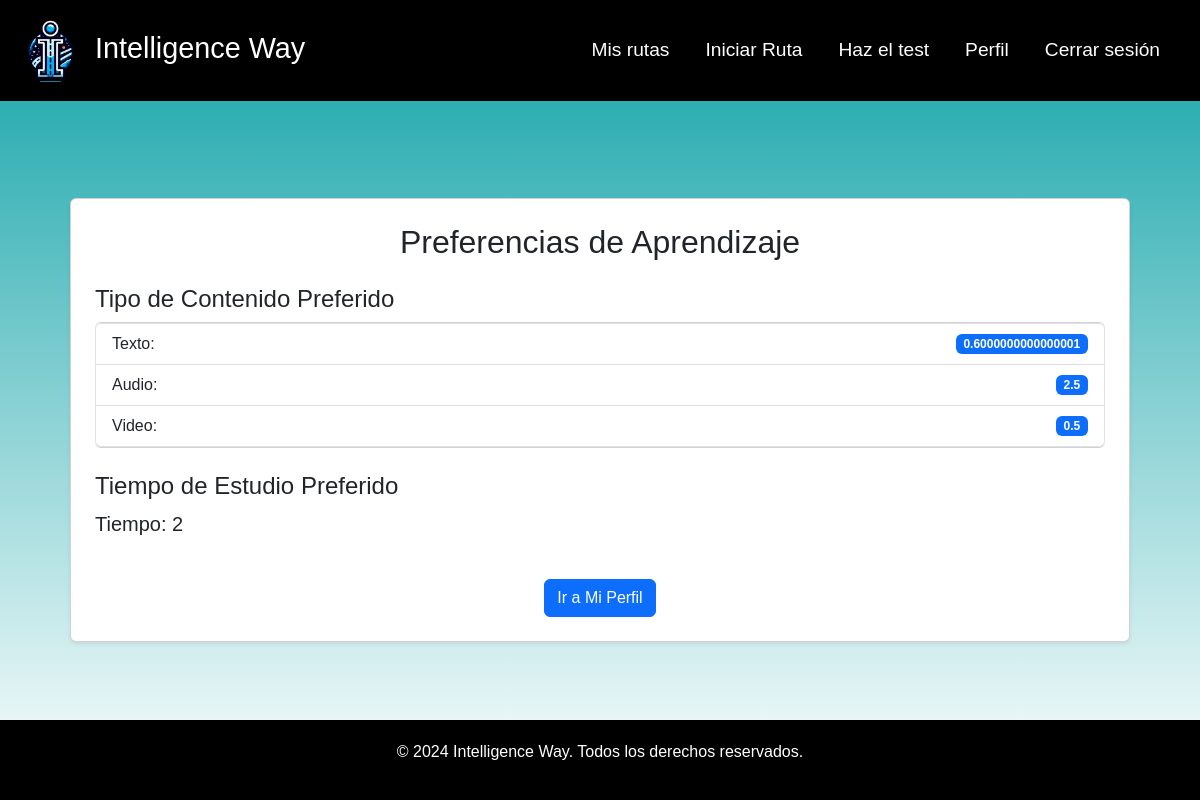
/preferences/calculo-preferencias/ (signed in), run on an earlier commit of the app's database.
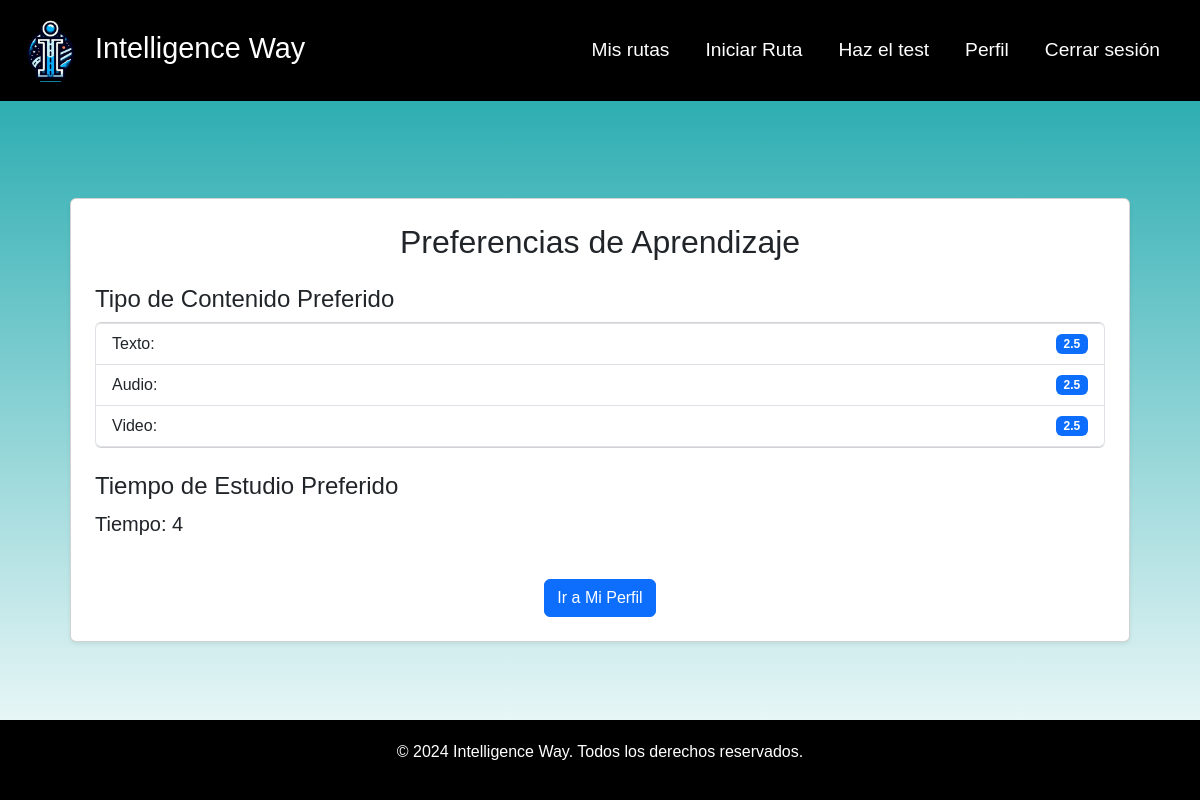
And on a later commit of the database.
### user/models.py (models this page shows, shortened)
class User(AbstractBaseUser, PermissionsMixin):
    ROLES = [
        ('admin', 'Admin'),
        ('usuario', 'Usuario')
    ]
    nombre = models.CharField(max_length=100)
    apellido = models.CharField(max_length=100)
    email = models.EmailField(unique=True)
    tiempo = models.IntegerField(default=1)
    content = models.FloatField(default=1)
    is_active = models.BooleanField(default=True)
    is_staff = models.BooleanField(default=False)
    preferenciaAudio = models.IntegerField(null=True)
    preferenciaVideo = models.IntegerField(null=True)
    preferenciaTexto = models.IntegerField(null=True)
    tiempoAprendizaje = models.IntegerField(null=True)
    objects = MyUserManager()
    USERNAME_FIELD = 'email'
    REQUIRED_FIELDS = ['nombre', 'apellido']

### preferences/views.py (the view)
# urls.py: path('calculo-preferencias/', views.CalculoPreferenciasView.as_view(), name='calculo_preferencias'),
class CalculoPreferenciasView(TemplateView):
    template_name = 'calculo_preferencias.html'  # Change the name according to your structure
    def get_context_data(self, **kwargs):
        context = super().get_context_data(**kwargs)
        usuario = self.request.user
        modelo_usuario = get_object_or_404(ModeloAprendizajeUsuario, usuario=usuario)
        preferencias_contenido = PreferenciasContenido(modelo_usuario)
        preferencias_tiempo = PreferenciasTiempo(modelo_usuario)
        usuario.preferenciaAudio = preferencias_contenido[1]  # Audio
        usuario.preferenciaVideo = preferencias_contenido[2]  # Video
        usuario.preferenciaTexto = preferencias_contenido[0]   # Text
        usuario.tiempoAprendizaje = preferencias_tiempo     # Learning time
        usuario.save()  # Save changes to the user
        context['preferencias_contenido'] = preferencias_contenido
        context['preferencias_tiempo'] = preferencias_tiempo
        return context

### route/algoritmo.py (called while the page is built)
def ValoracionTipoContenido(val1, val2):
    vfinal = None
    if val1 > val2:
        val2 = (val2 * 10) / 100
        vfinal = val2 * val1
    else:
        val1 = (val1 * 10) / 100
        vfinal = val1 * val2
    return vfinal

def ValoracionTiempoEstudio(TiempoEstudio1, TiempoEstudio2):
    vfinal = None
    dist_valores = abs(TiempoEstudio1 - TiempoEstudio2)
    if TiempoEstudio1 > TiempoEstudio2:
        TiempoEstudio1 = TiempoEstudio1 - 1
    else:
        TiempoEstudio2 = TiempoEstudio2 - 1
    vfinal = ((TiempoEstudio2 + TiempoEstudio1) / 2) - (dist_valores * 0.2)
    return math.floor(vfinal)

def PreferenciasContenido(obj):
    texto = ValoracionTipoContenido(obj.q1, obj.q5)
    audio = ValoracionTipoContenido(obj.q2, obj.q6)
    video = ValoracionTipoContenido(obj.q3, obj.q7)
    values = [texto, audio, video]
    return values

def PreferenciasTiempo(obj):
    tiempo = ValoracionTiempoEstudio(obj.q4, obj.q8)
    return tiempo

### preferences/templates/calculo_preferencias.html
{% extends "base.html" %}
{% block content %}
    <div class="container mt-5">
        <div class="card shadow-sm p-4">
            <h2 class="mb-4 text-center">Preferencias de Aprendizaje</h2>
            <h4>Tipo de Contenido Preferido</h4>
            <ul class="list-group">
                <li class="list-group-item d-flex justify-content-between align-items-center">
                    Texto: <span class="badge bg-primary">{{ preferencias_contenido.0 }}</span>
                </li>
                <li class="list-group-item d-flex justify-content-between align-items-center">
                    Audio: <span class="badge bg-primary">{{ preferencias_contenido.1 }}</span>
                </li>
                <li class="list-group-item d-flex justify-content-between align-items-center">
                    Video: <span class="badge bg-primary">{{ preferencias_contenido.2 }}</span>
                </li>
            </ul>
            <h4 class="mt-4">Tiempo de Estudio Preferido</h4>
            <p class="lead">Tiempo: <strong>{{ preferencias_tiempo }}</strong></p>
            <div class="text-center mt-4">
                <a href="{% url 'profile' %}" class="btn btn-primary">Ir a Mi Perfil</a>
            </div>
        </div>
    </div>
{% endblock %}

What changed in the data, as far as the page shows it:
changed User: preferenciaTexto "0.6000000000000001" → "2.5"; preferenciaVideo "0.5" → "2.5"
Also different on the page:
{{ preferencias_tiempo }}: "2" → "4"
